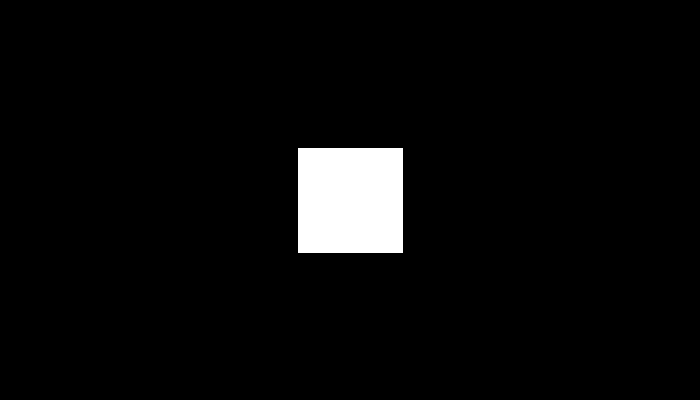
Frame 1 (no input)
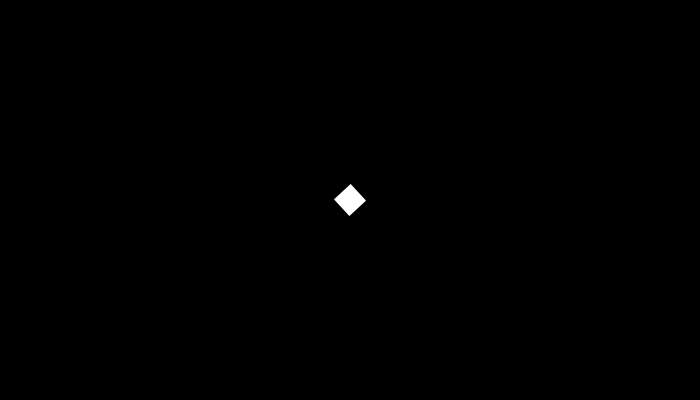
Frame 60 (the mouse pressed at the canvas centre just before this capture)
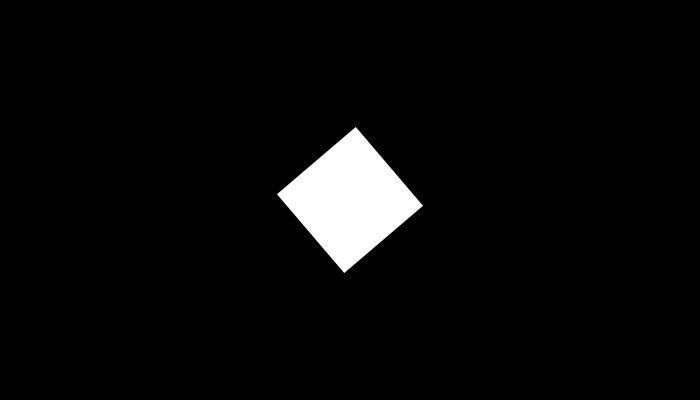
Frame 120 (the mouse held since frame 60 and released just before this capture)

The Processing sketch that drew these frames (run headless with seeded random() and noise(); from frame 60 on, the mouse is pressed at the canvas centre):

// Processing sketch: processing_37767
// ── processing_37767.pde


float incr = 0.02;
float rot = PI/2;
int x = 100;
int y = 100;

void setup() {
  size(700, 400);
  background(255);
}

void draw() {
  pushMatrix();
  background(0);
  stroke(255);
  strokeWeight(5);
  translate(width/2, height/2);
  rotate(rot);
  rectMode(CENTER);  
  rect(0, 0, x, x);
  popMatrix();
  rot = rot + incr;

  incr = dist(mouseX, mouseY, width/2, height/2)/10000;

  if (mousePressed == true) {
    if (x<400) {
      x = x+2;
    }
  }
  else {
    if (x>-400) {
      x = x-2;
    }
  }
}
